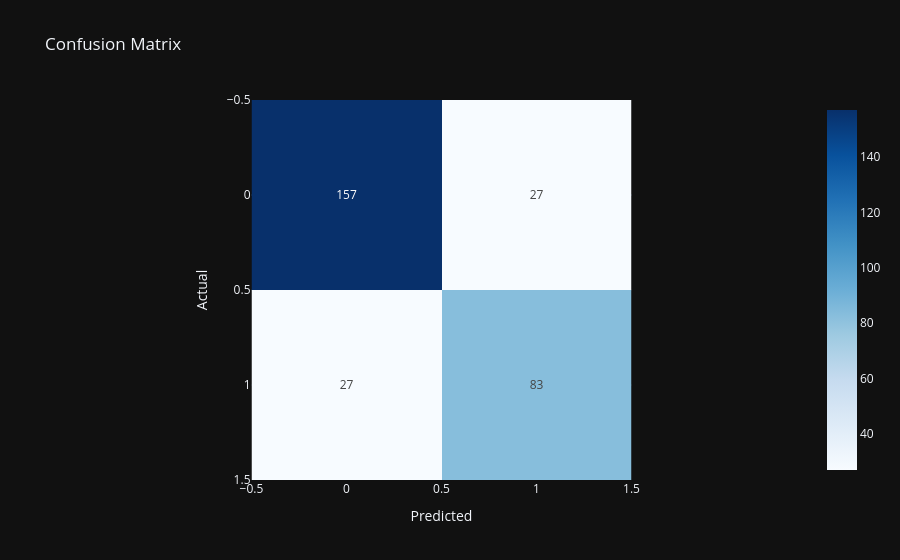

Notebook source saved alongside this figure:
### Code cell
# confusion_matrix(y_test , y_pred_knn)
cm = confusion_matrix(y_test, y_pred)

fig = px.imshow(
    cm,
    text_auto=True,
    color_continuous_scale='Blues',
    title='Confusion Matrix'
)

fig.update_layout(
    xaxis_title='Predicted',
    yaxis_title='Actual',
    template = 'plotly_dark'
)

fig.show()

### Figure 1 — Plotly figure (JSON) as saved in the notebook; plotly's stock layout.template omitted (floating-point values rounded to 4 significant figures)
{"data": [{"coloraxis": "coloraxis", "hovertemplate": "x: %{x}<br>y: %{y}<br>color: %{z}<extra></extra>", "name": "0", "texttemplate": "%{z}", "type": "heatmap", "xaxis": "x", "yaxis": "y", "z": [[157, 27], [27, 83]]}], "layout": {"coloraxis": {"colorscale": [[0, "rgb(247,251,255)"], [0.125, "rgb(222,235,247)"], [0.25, "rgb(198,219,239)"], [0.375, "rgb(158,202,225)"], [0.5, "rgb(107,174,214)"], [0.625, "rgb(66,146,198)"], [0.75, "rgb(33,113,181)"], [0.875, "rgb(8,81,156)"], [1, "rgb(8,48,107)"]]}, "title": {"text": "Confusion Matrix"}, "xaxis": {"anchor": "y", "constrain": "domain", "domain": [0, 1], "scaleanchor": "y", "title": {"text": "Predicted"}}, "yaxis": {"anchor": "x", "autorange": "reversed", "constrain": "domain", "domain": [0, 1], "title": {"text": "Actual"}}}}
